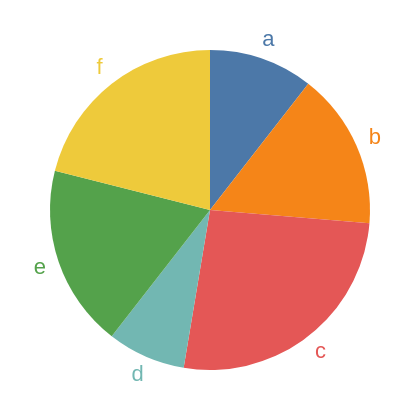

Specify this chart in Vega-Lite:
### Vega specification from a JSON file in a GitHub repository (floating-point values rounded to 4 significant figures)
{"$schema": "https://vega.github.io/schema/vega/v5.json", "description": "A simple pie chart with labels.", "background": "white", "padding": 5, "width": 200, "height": 200, "style": "cell", "encode": {"update": {"stroke": {"value": null}}}, "data": [{"name": "source_0", "values": [{"category": "a", "value": 4}, {"category": "b", "value": 6}, {"category": "c", "value": 10}, {"category": "d", "value": 3}, {"category": "e", "value": 7}, {"category": "f", "value": 8}]}, {"name": "data_1", "source": "source_0", "transform": [{"type": "stack", "groupby": [], "field": "value", "sort": {"field": ["category"], "order": ["ascending"]}, "as": ["value_start", "value_end"], "offset": "zero"}, {"type": "filter", "expr": "isValid(datum[\"value\"]) && isFinite(+datum[\"value\"])"}]}, {"name": "data_2", "source": "source_0", "transform": [{"type": "stack", "groupby": [], "field": "value", "sort": {"field": ["category", "category"], "order": ["ascending", "ascending"]}, "as": ["value_start", "value_end"], "offset": "zero"}, {"type": "filter", "expr": "isValid(datum[\"value\"]) && isFinite(+datum[\"value\"])"}]}], "marks": [{"name": "layer_0_marks", "type": "arc", "style": ["arc"], "from": {"data": "data_1"}, "encode": {"update": {"outerRadius": {"value": 80}, "fill": {"scale": "color", "field": "category"}, "description": {"signal": "\"value: \" + (format(datum[\"value\"], \"\")) + \"; category: \" + (isValid(datum[\"category\"]) ? datum[\"category\"] : \"\"+datum[\"category\"])"}, "x": {"signal": "width", "mult": 0.5}, "y": {"signal": "height", "mult": 0.5}, "innerRadius": {"value": 0}, "startAngle": {"scale": "theta", "field": "value_end"}, "endAngle": {"scale": "theta", "field": "value_start"}}}}, {"name": "layer_1_marks", "type": "text", "style": ["text"], "from": {"data": "data_2"}, "encode": {"update": {"radius": {"value": 90}, "fill": {"scale": "color", "field": "category"}, "description": {"signal": "\"value: \" + (format(datum[\"value\"], \"\")) + \"; category: \" + (isValid(datum[\"category\"]) ? datum[\"category\"] : \"\"+datum[\"category\"])"}, "x": {"signal": "width", "mult": 0.5}, "y": {"signal": "height", "mult": 0.5}, "text": {"signal": "isValid(datum[\"category\"]) ? datum[\"category\"] : \"\"+datum[\"category\"]"}, "align": {"value": "center"}, "baseline": {"value": "middle"}, "theta": {"signal": "scale(\"theta\", 0.5 * datum[\"value_start\"] + 0.5 * datum[\"value_end\"])"}}}}], "scales": [{"name": "theta", "type": "linear", "domain": {"fields": [{"data": "data_1", "field": "value_start"}, {"data": "data_1", "field": "value_end"}, {"data": "data_2", "field": "value_start"}, {"data": "data_2", "field": "value_end"}]}, "range": [0, 6.283], "zero": true}, {"name": "color", "type": "ordinal", "domain": {"fields": [{"data": "data_1", "field": "category"}, {"data": "data_2", "field": "category"}], "sort": true}, "range": "category"}]}
